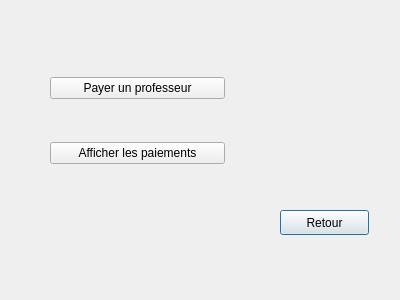
<?xml version="1.0" encoding="UTF-8"?>
<ui version="4.0">
 <class>MenuGestionProfesseurs</class>
 <widget class="QDialog" name="MenuGestionProfesseurs">
  <property name="geometry">
   <rect>
    <x>0</x>
    <y>0</y>
    <width>400</width>
    <height>300</height>
   </rect>
  </property>
  <property name="windowTitle">
   <string>Menu de gestion d'un professeur</string>
  </property>
  <widget class="QPushButton" name="retour">
   <property name="geometry">
    <rect>
     <x>280</x>
     <y>210</y>
     <width>89</width>
     <height>25</height>
    </rect>
   </property>
   <property name="text">
    <string>Retour</string>
   </property>
  </widget>
  <widget class="QWidget" name="verticalLayoutWidget">
   <property name="geometry">
    <rect>
     <x>50</x>
     <y>40</y>
     <width>175</width>
     <height>161</height>
    </rect>
   </property>
   <layout class="QVBoxLayout" name="verticalLayout">
    <item>
     <widget class="QPushButton" name="payerProfesseur">
      <property name="text">
       <string>Payer un professeur</string>
      </property>
     </widget>
    </item>
    <item>
     <widget class="QPushButton" name="afficherPaiements">
      <property name="text">
       <string>Afficher les paiements</string>
      </property>
     </widget>
    </item>
   </layout>
  </widget>
 </widget>
 <resources/>
 <connections/>
</ui>
